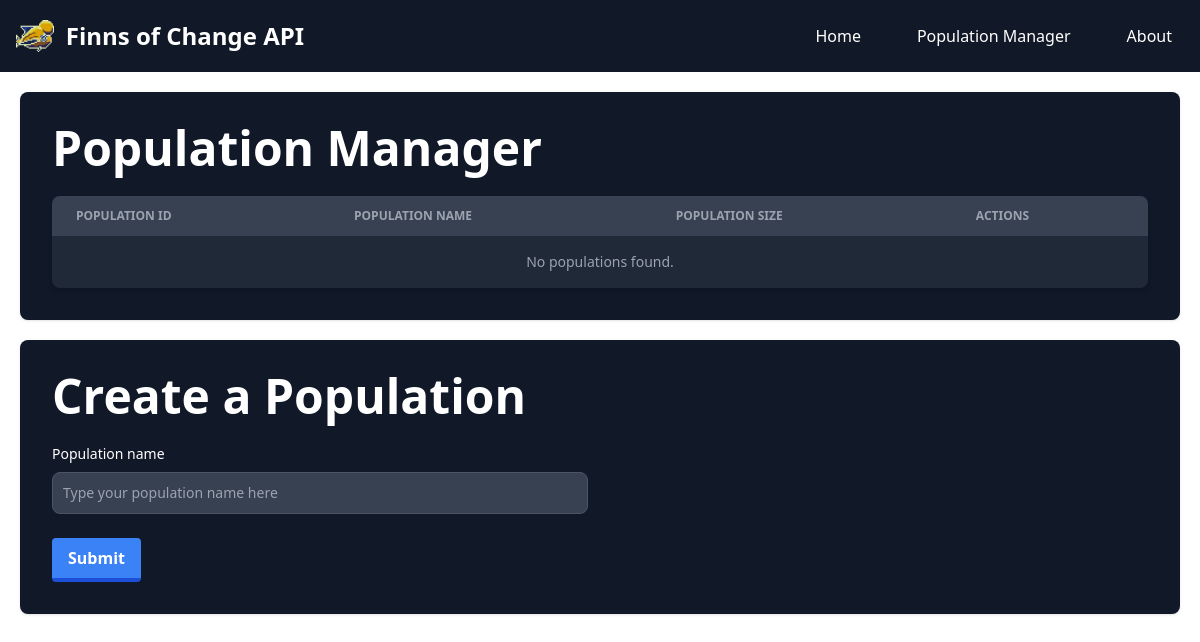
/populations, run on an earlier commit of the app's database.
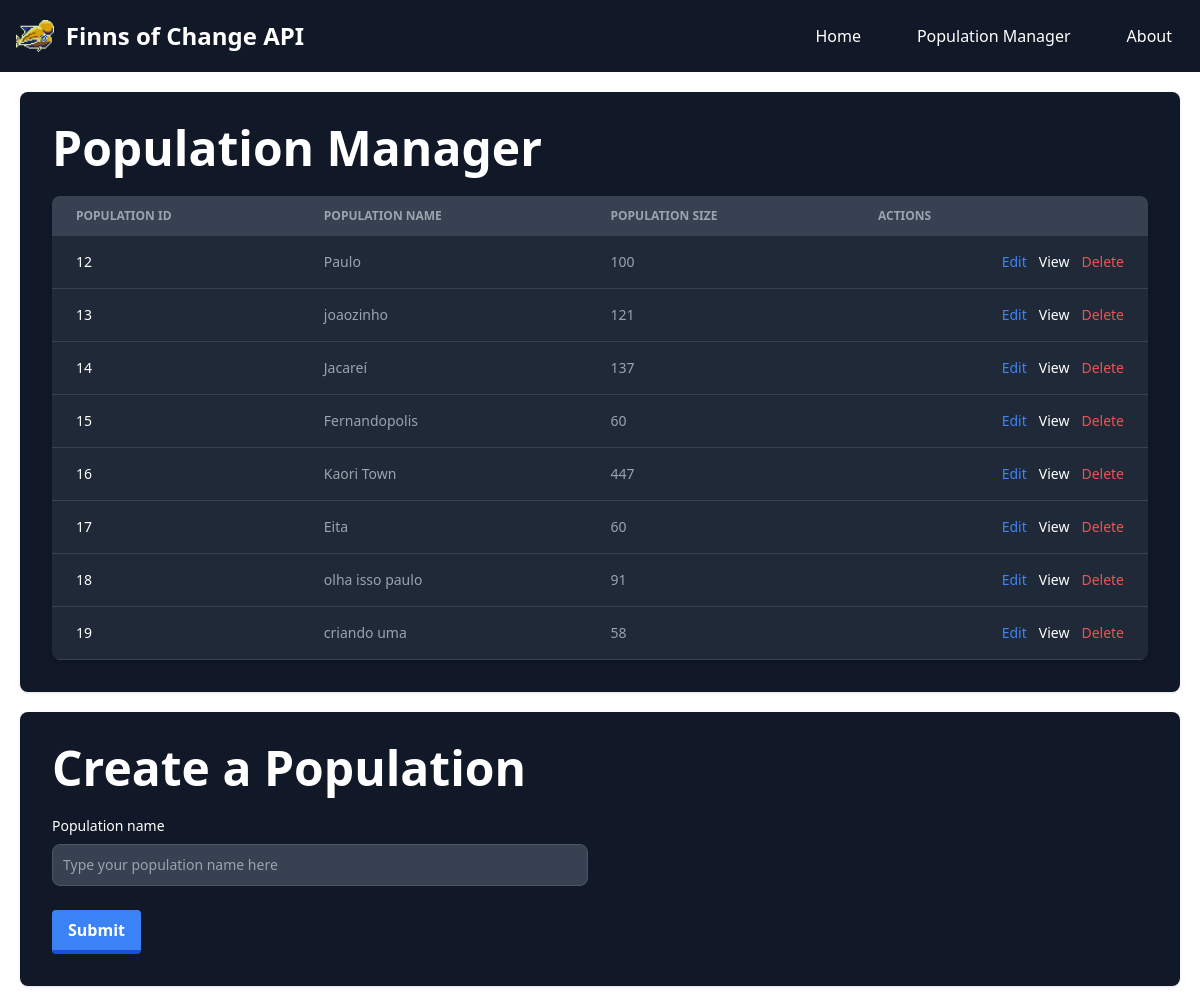
And on a later commit of the database.
### tables this page shows
CREATE TABLE population (
               id INTEGER PRIMARY KEY AUTOINCREMENT,
               name TEXT
               );

### app/api/routes.py (the view)
@api.route('/populations', methods=['GET','POST'])
def population_route():
    if request.method == 'GET':
        result = get_populations()
        return render_template('create_population.html', populations=result)
    elif request.method == 'POST':
        name = request.form['name']
        add_population(name)
        return redirect('/populations')

### app/database/operations.py (called while the page is built)
def get_populations():
    conn = sqlite3.connect('fishes.db')
    conn.row_factory = sqlite3.Row
    cursor = conn.cursor()
    cursor.execute("""
        SELECT
            p.id,
            p.name,
            COUNT(i.id) as population_size
        FROM population p
        LEFT JOIN individuals i ON p.id = i.population_id
        GROUP BY p.id
        """)
    results = cursor.fetchall()
    cursor.close()
    conn.close()
    populations = []
    for row in results:
        populations.append({
            'id':row[0],
            'name':row[1],
            'population_size':row[2]
        })
    return populations

### app/templates/create_population.html (shortened to what this page needs)
{% extends 'base.html' %}
{% block content %}
<div class="bg-white dark:bg-gray-900 shadow rounded-lg p-8 relative" style="margin-bottom: 20px;">
    <div class="flex items-center justify-between mb-6">
        <h2 class="text-5xl font-bold text-gray-900 dark:text-white text-center">Population Manager</h2>
    </div>
    <div class="relative overflow-x-auto shadow-md sm:rounded-lg mt-6">
        <table class="w-full text-sm text-left rtl:text-right text-gray-500 dark:text-gray-400">
            <thead class="text-xs text-gray-700 uppercase bg-gray-50 dark:bg-gray-700 dark:text-gray-400">
                <tr>
                    <th scope="col" class="px-6 py-3">
                        Population ID
                    </th>
                    <th scope="col" class="px-6 py-3">
                        Population Name
                    </th>
                    <th scope="col" class="px-6 py-3">
                        Population Size
                    </th>
                    <th scope="col" class="px-6 py-3">
                        Actions
                    </th>
                </tr>
            </thead>
            <tbody>
                {% for pop in populations %}
                <tr class="bg-white border-b dark:bg-gray-800 dark:border-gray-700 border-gray-200 hover:bg-gray-50 dark:hover:bg-gray-600">
                    <th scope="row" class="px-6 py-4 font-medium text-gray-900 whitespace-nowrap dark:text-white">
                        {{ pop['id'] }}
                    </th>
                    <td class="px-6 py-4">
                        {{ pop['name'] }}
                    </td>
                    <td class="px-6 py-4">
                        {{ pop['population_size'] }}
                    </td>
                    <td class="px-6 py-4 text-right">
                        <div class="flex justify-end items-center gap-3">
                            <a href="{{ url_for('api.list_individuals', population_id=pop.id) }}" class="font-medium text-blue-600 dark:text-blue-500 hover:underline">Edit</a>
                            <a href="{{ url_for('api.index', population=pop.id) }}" class="font-medium text-blue-600 dark:text-white hover:underline">View</a>
                            <form method="POST" action="/delete/population/{{ pop.id }}" onsubmit="return confirmDelete()">
                                <button type="submit" class="font-medium text-blue-600 dark:text-red-500 hover:underline">Delete</button>
                            </form>
                        </div>
                    </td>
                </tr>
                {% else %}
                <tr class="bg-white dark:bg-gray-800">
                    <td colspan="8" class="px-6 py-4 text-center text-gray-500 dark:text-gray-400">
                        No populations found.
                    </td>
                </tr>
                {% endfor %}
            </tbody>
        </table>
    </div>
</div>
<div class="bg-white dark:bg-gray-900 shadow rounded-lg p-8 relative" style="margin-top: 20px;">
    <div class="flex items-center justify-between mb-6">
        <h2 class="text-5xl font-bold text-gray-900 dark:text-white text-center">Create a Population</h2>
    </div>
    <form action="/populations" method="post">
            <div class="grid gap-6 mb-6 md:grid-cols-2">
                <div>
                    <label for="population_name" class="block mb-2 text-sm text-darkblue dark:text-white">Population name</label>
                    <input name="name" type="text" id="first_name" class="bg-gray-50 border border-gray-300 text-gray-900 text-sm rounded-lg focus:ring-blue-500 focus:border-blue-500 block w-full p-2.5 dark:bg-gray-700 dark:border-gray-600 dark:placeholder-gray-400 dark:text-white dark:focus:ring-blue-500 dark:focus:border-blue-500" placeholder="Type your population name here" required />
                </div>
            </div>
            <div>
                <button type="submit" class="bg-blue-500 hover:bg-blue-900 text-white font-bold py-2 px-4 border-b-4 border-blue-700 hover:border-blue-500 rounded">
                Submit
                </button>
            </div>
    </form>
</div>
{% endblock %}

### app/templates/base.html (shortened to what this page needs)
<!DOCTYPE html>
<html class="dark">
<head>
    <link href="https://cdnjs.cloudflare.com/ajax/libs/flowbite/2.3.0/flowbite.min.css" rel="stylesheet" />
    <script src="https://cdn.tailwindcss.com"></script>
</head>
<body class="dark">
    <nav class="bg-white border-gray-200 dark:bg-gray-900">
        <div class="max-w-screen-xl flex flex-wrap items-center justify-between mx-auto p-4">
            <a href="{{ url_for('api.index') }}" class="flex items-center space-x-3 rtl:space-x-reverse">
                <img src="{{ url_for('static', filename='images/fish_logo.png') }}" class="h-8" alt="FoC Logo" />
                <span class="self-center text-2xl font-semibold whitespace-nowrap dark:text-white">Finns of Change API</span>
            </a>
            <div class="hidden w-full md:block md:w-auto" id="navbar-default">
                <ul class="font-medium flex flex-col p-4 md:p-0 mt-4 border border-gray-100 rounded-lg bg-gray-50 md:flex-row md:space-x-8 rtl:space-x-reverse md:mt-0 md:border-0 md:bg-white dark:bg-gray-800 md:dark:bg-gray-900 dark:border-gray-700">
                    <li><a href="/" class="block py-2 px-3 text-white hover:text-blue-500">Home</a></li>
                    <li><a href="/populations" class="block py-2 px-3 text-white hover:text-blue-500">Population Manager</a></li>
                    <li><a href="/individuals" class="block py-2 px-3 text-white hover:text-blue-500">About</a></li>
                </ul>
            </div>
        </div>
    </nav>
    <div class="content-wrapper">
        {% block content %}{% endblock %}
    </div>
</body>
</html>

### app/templates/base.html (style rules this page uses)
.content-wrapper { position: relative; z-index: 1; padding: 20px; }
.bg-white { background-color: rgba(255, 255, 255, 0.8); }

What changed in the data, as far as the page shows it:
added population: id "12", name "Paulo", population_size "100"
added population: id "13", name "joaozinho", population_size "121"
added population: id "14", name "Jacareí", population_size "137"
added population: id "15", name "Fernandopolis", population_size "60"
added population: id "16", name "Kaori Town", population_size "447"
added population: id "17", name "Eita", population_size "60"
added population: id "18", name "olha isso paulo", population_size "91"
added population: id "19", name "criando uma", population_size "58"
Also different on the page:
text no longer shown: "No populations found."
